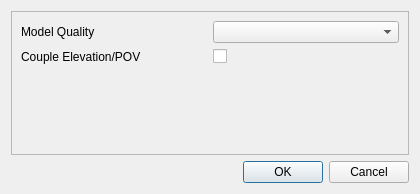
<?xml version="1.0" encoding="UTF-8"?>
<ui version="4.0">
 <class>IDlgConfig3D</class>
 <widget class="QDialog" name="IDlgConfig3D">
  <property name="geometry">
   <rect>
    <x>0</x>
    <y>0</y>
    <width>420</width>
    <height>194</height>
   </rect>
  </property>
  <property name="windowTitle">
   <string>3D View Options...</string>
  </property>
  <layout class="QVBoxLayout" name="verticalLayout">
   <item>
    <widget class="QFrame" name="frame">
     <property name="frameShape">
      <enum>QFrame::StyledPanel</enum>
     </property>
     <property name="frameShadow">
      <enum>QFrame::Raised</enum>
     </property>
     <layout class="QGridLayout" name="gridLayout">
      <item row="0" column="0">
       <widget class="QLabel" name="label">
        <property name="text">
         <string>Model Quality</string>
        </property>
       </widget>
      </item>
      <item row="0" column="1">
       <widget class="QComboBox" name="comboQuality"/>
      </item>
      <item row="1" column="0">
       <widget class="QLabel" name="label_2">
        <property name="text">
         <string>Couple Elevation/POV</string>
        </property>
       </widget>
      </item>
      <item row="1" column="1">
       <widget class="QCheckBox" name="checkElePov">
        <property name="text">
         <string/>
        </property>
       </widget>
      </item>
      <item row="2" column="1">
       <spacer name="verticalSpacer">
        <property name="orientation">
         <enum>Qt::Vertical</enum>
        </property>
        <property name="sizeHint" stdset="0">
         <size>
          <width>20</width>
          <height>40</height>
         </size>
        </property>
       </spacer>
      </item>
     </layout>
    </widget>
   </item>
   <item>
    <widget class="QDialogButtonBox" name="buttonBox">
     <property name="orientation">
      <enum>Qt::Horizontal</enum>
     </property>
     <property name="standardButtons">
      <set>QDialogButtonBox::Cancel|QDialogButtonBox::Ok</set>
     </property>
    </widget>
   </item>
  </layout>
 </widget>
 <resources/>
 <connections>
  <connection>
   <sender>buttonBox</sender>
   <signal>accepted()</signal>
   <receiver>IDlgConfig3D</receiver>
   <slot>accept()</slot>
   <hints>
    <hint type="sourcelabel">
     <x>248</x>
     <y>254</y>
    </hint>
    <hint type="destinationlabel">
     <x>157</x>
     <y>274</y>
    </hint>
   </hints>
  </connection>
  <connection>
   <sender>buttonBox</sender>
   <signal>rejected()</signal>
   <receiver>IDlgConfig3D</receiver>
   <slot>reject()</slot>
   <hints>
    <hint type="sourcelabel">
     <x>316</x>
     <y>260</y>
    </hint>
    <hint type="destinationlabel">
     <x>286</x>
     <y>274</y>
    </hint>
   </hints>
  </connection>
 </connections>
</ui>
